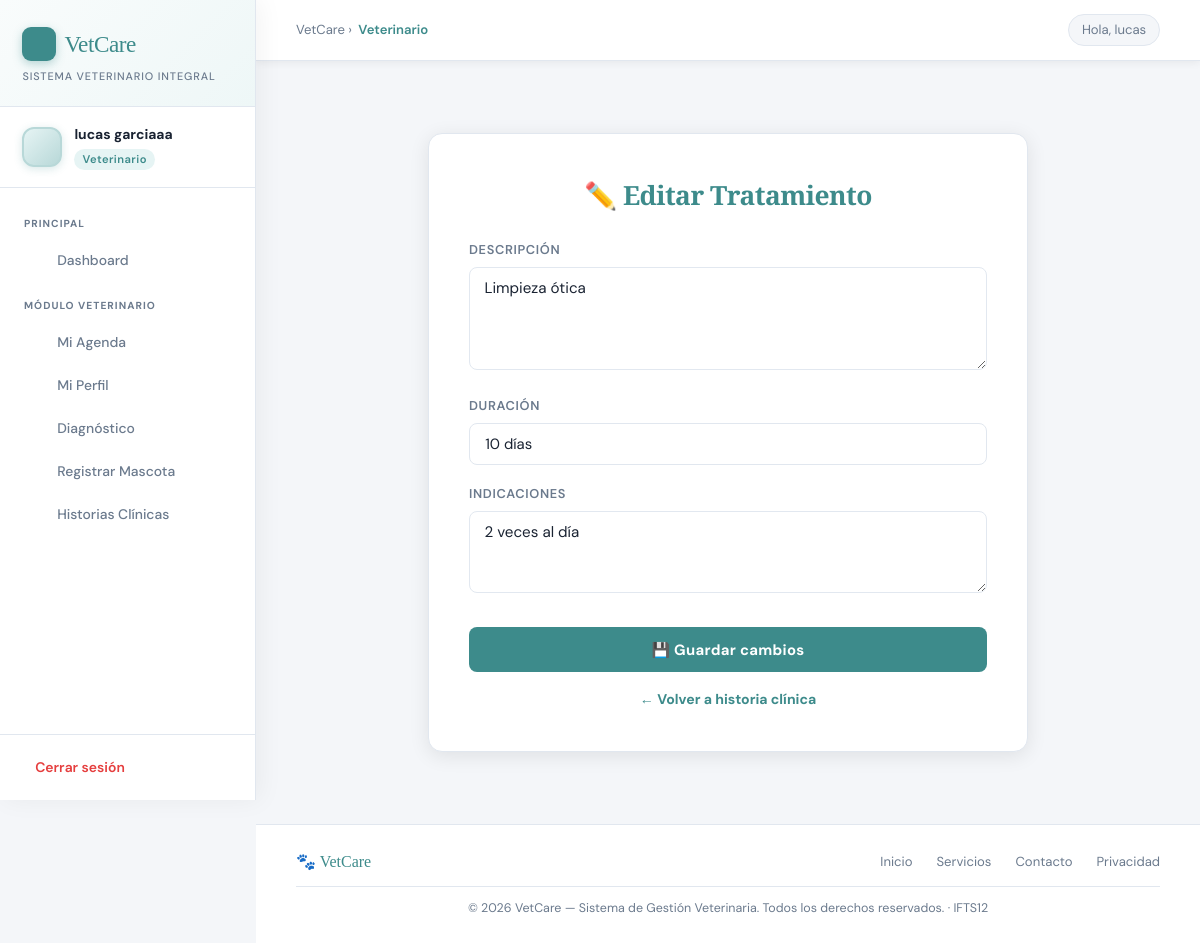
/veterinario/tratamiento/editar/1 (signed in), run on the app's committed database.
### app/models/usuario.py (models this page shows, shortened)
class Usuario(db.Model, UserMixin):
    id = db.Column(db.Integer, primary_key=True)
    nombre = db.Column(db.String(100), nullable=False)
    apellido = db.Column(db.String(100), nullable=False)
    dni = db.Column(db.String(20), unique=True, nullable=False)
    telefono = db.Column(db.String(20), nullable=False)
    correo = db.Column(db.String(150), unique=True, nullable=False)
    password_hash = db.Column(db.String(200), nullable=False)
    rol = db.Column(db.String(20), nullable=False)
    activo = db.Column(db.Boolean, default=True)

### app/models/historia_clinica.py (models this page shows)
class Tratamiento(db.Model):
    __tablename__ = 'tratamiento'
    id = db.Column(db.Integer, primary_key=True)
    diagnostico_id = db.Column(db.Integer, db.ForeignKey('diagnostico.id'), nullable=False)
    descripcion = db.Column(db.Text, nullable=False)
    duracion = db.Column(db.String(100), nullable=True)  # ej: "10 días"
    indicaciones = db.Column(db.Text, nullable=True)

### app/routes/veterinario.py (the view, shortened to what this page needs)
@veterinario.route('/veterinario/tratamiento/editar/<int:id>', methods=['GET', 'POST'])
@login_required
@solo_veterinario
def editar_tratamiento(id):
    tratamiento = Tratamiento.query.get_or_404(id)
    return render_template('veterinario/editar_tratamiento.html', tratamiento=tratamiento)

### app/models/usuario.py (called while the page is built)
@login_manager.user_loader
def load_user(user_id):
    return Usuario.query.get(int(user_id))

### app/routes/veterinario.py (called while the page is built)
def solo_veterinario(f):
    @wraps(f)
    def decorated(*args, **kwargs):
        if current_user.rol != 'veterinario':
            flash('Acceso no autorizado.', 'error')
            return redirect(url_for('auth.dashboard'))
        return f(*args, **kwargs)
    return decorated

### app/templates/veterinario/editar_tratamiento.html
{% extends 'base.html' %}
{% block content %}
<div class="container" style="max-width: 600px;">
    <h2>✏️ Editar Tratamiento</h2>
    <form method="POST">
        <div class="form-group">
            <label>Descripción</label>
            <textarea name="descripcion" rows="4" required
                style="width:100%; padding:0.65rem 0.9rem; border:1.5px solid #e2e8f0; border-radius:8px; font-family:'DM Sans',sans-serif; font-size:0.95rem; resize:vertical;">{{ tratamiento.descripcion }}</textarea>
        </div>
        <div class="form-group">
            <label>Duración</label>
            <input type="text" name="duracion" value="{{ tratamiento.duracion or '' }}" placeholder="Ej: 10 días">
        </div>
        <div class="form-group">
            <label>Indicaciones</label>
            <textarea name="indicaciones" rows="3"
                style="width:100%; padding:0.65rem 0.9rem; border:1.5px solid #e2e8f0; border-radius:8px; font-family:'DM Sans',sans-serif; font-size:0.95rem; resize:vertical;">{{ tratamiento.indicaciones or '' }}</textarea>
        </div>
        <button type="submit">💾 Guardar cambios</button>
    </form>
    <div class="link-text">
        <a href="{{ url_for('veterinario.historia_clinica', mascota_id=tratamiento.diagnostico.mascota_id) }}">← Volver a historia clínica</a>
    </div>
</div>
{% endblock %}

### app/templates/base.html (shortened to what this page needs)
<!DOCTYPE html>
<html lang="es">
<head>
    <link rel="stylesheet" href="https://cdn.jsdelivr.net/npm/@tabler/icons-webfont@latest/tabler-icons.min.css">
</head>
<body>
{% if current_user.is_authenticated %}
<aside class="sidebar">
    <div class="sidebar-logo">
        <div class="brand">
            <div class="brand-icon"></div>
            VetCare
        </div>
        <div class="tagline">Sistema Veterinario Integral</div>
    </div>
    <div class="sidebar-user">
        <div class="user-avatar">
        </div>
        <div class="user-info">
            <div class="user-name">{{ current_user.nombre }} {{ current_user.apellido }}</div>
            <div class="user-role">{{ current_user.rol }}</div>
        </div>
    </div>
    <nav class="sidebar-nav">
        <div class="nav-section-label">Principal</div>
        <a href="{{ url_for('auth.dashboard') }}" class="nav-link">
            <span class="icon"></span> Dashboard
        </a>
        {% if current_user.rol == 'veterinario' %}
            <div class="nav-section-label">Módulo Veterinario</div>
            <a href="{{ url_for('veterinario.agenda') }}" class="nav-link">
                <span class="icon"></span> Mi Agenda
            </a>
            <a href="{{ url_for('veterinario.perfil') }}" class="nav-link">
                <span class="icon"></span> Mi Perfil
            </a>
            <a href="{{ url_for('veterinario.nuevo_diagnostico') }}" class="nav-link">
                <span class="icon"></span> Diagnóstico
            </a>
            <a href="{{ url_for('veterinario.registrar_mascota') }}" class="nav-link">
                <span class="icon"></span> Registrar Mascota
            </a>
            <a href="{{ url_for('mascotas.listar') }}" class="nav-link">
                <span class="icon"></span> Historias Clínicas
            </a>
        {% endif %}
    </nav>
    <div class="sidebar-footer">
        <a href="{{ url_for('auth.logout') }}" class="logout-btn">
            <span class="icon"></span> Cerrar sesión
        </a>
    </div>
</aside>
<div class="main-wrapper">
    <div class="inner-topbar">
        <div class="breadcrumb">
            VetCare &rsaquo; <span>{{ current_user.rol | capitalize }}</span>
        </div>
        <div class="top-right">
            <div class="greeting-chip">Hola, {{ current_user.nombre }}</div>
        </div>
    </div>
    <div class="main-content">
        {% block content %}{% endblock %}
    </div>
    <footer class="site-footer">
        <div class="footer-inner">
            <div class="footer-brand">🐾 VetCare</div>
            <div class="footer-links">
                <a href="#">Inicio</a>
                <a href="#">Servicios</a>
                <a href="#">Contacto</a>
                <a href="#">Privacidad</a>
            </div>
        </div>
        <div class="footer-copy">
            © 2026 VetCare — Sistema de Gestión Veterinaria. Todos los derechos reservados. · IFTS12
        </div>
    </footer>
</div>
{% endif %}
</body>
</html>

### data on the page
Usuario: nombre "lucas", apellido "garciaaa", rol "Veterinario"
Tratamiento: descripcion "Limpieza ótica", duracion "10 días", indicaciones "2 veces al día"
